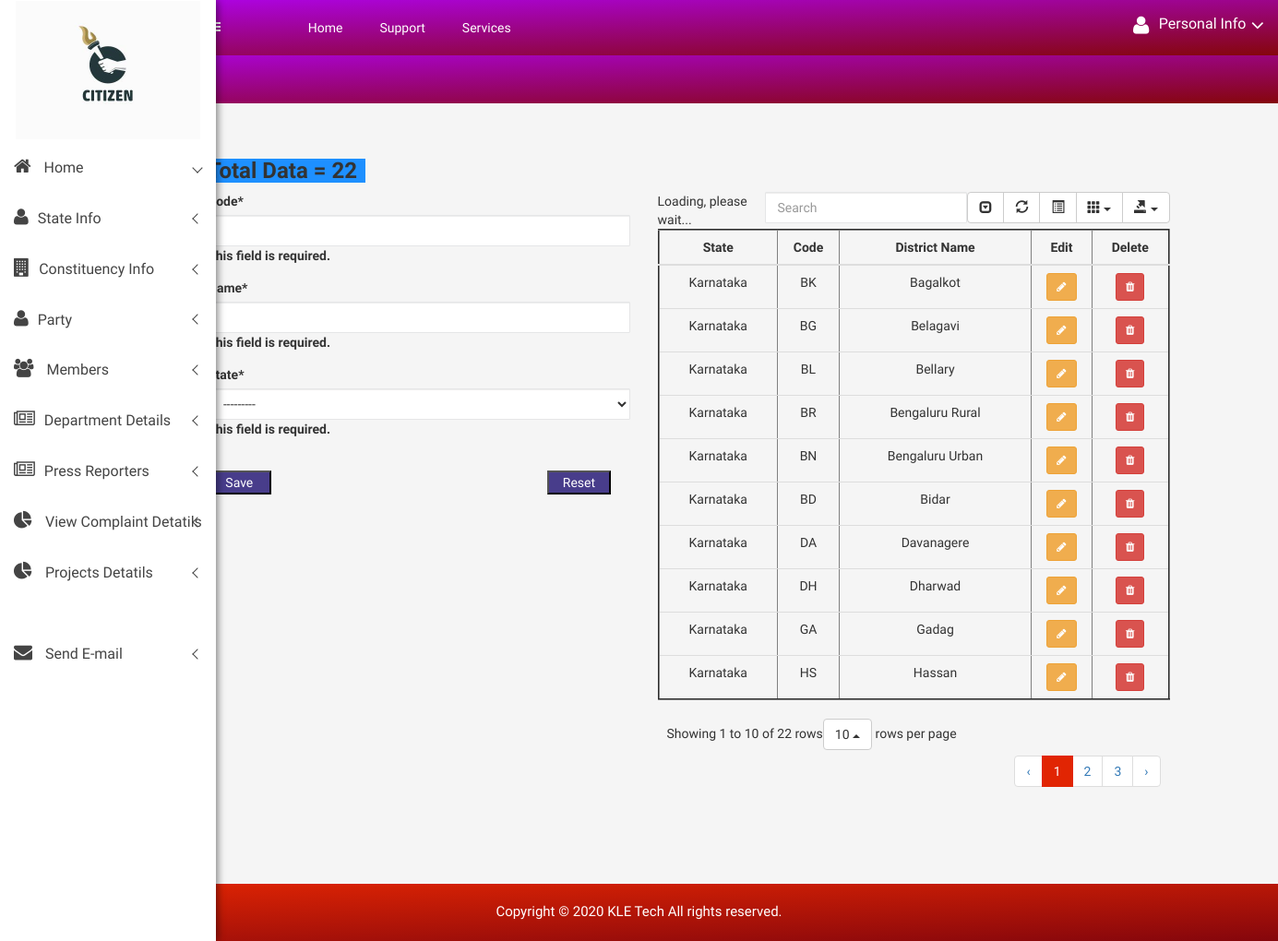
Page /citizen/create_district on the committed database.
### citizen/models.py (models this page shows, shortened)
class State(models.Model):
    Code = models.CharField(max_length=200)
    State = models.CharField(max_length=200, )
    def __str__(self):
        return self.State

class District(models.Model):
    Code = models.CharField(max_length=200)
    Name = models.CharField(max_length=200)
    State = models.ForeignKey('State', on_delete=models.CASCADE)

### citizen/views.py (the view)
# urls.py: path('create_district', views.create_district, name='create_district'),
def create_district(request):
    form = DistrictForms(request.POST)
    names1 = District.objects.all().count()
    if form.is_valid():
        form.save()
        return redirect('citizen:create_district')
    return render(request, 'citizen/District.html',
                  {'form': form, 'names1': names1, 'Dist': District.objects.all().order_by('Name')})

### citizen/forms.py
class DistrictForms(forms.ModelForm):
    class Meta:
        model = District
        fields = ['Code', 'Name', 'State']

### citizen/templates/citizen/District.html (shortened to what this page needs)
{% extends 'citizen/base.html' %}
    {% load static %}
{% block body %}
 {% include "citizen/sidebar.html" %}
 <div class="all-content-wrapper">
        <div class="container-fluid">
            <div class="row">
                <div class="col-lg-12 col-md-12 col-sm-12 col-xs-12">
                    <div class="logo-pro">
                        <a href="index.html"><img class="main-logo" src="img/logo/logo.png" alt="" /></a>
                    </div>
                </div>
            </div>
        </div>
        <div class="header-advance-area">
            <div class="header-top-area">
                <div class="container-fluid">
                    <div class="row">
                        <div class="col-lg-12 col-md-12 col-sm-12 col-xs-12">
                            <div class="header-top-wraper">
                                <div class="row">
                                    <div class="col-lg-1 col-md-0 col-sm-1 col-xs-12">
                                        <div class="menu-switcher-pro">
                                            <button type="button" id="sidebarCollapse" class="btn bar-button-pro header-drl-controller-btn btn-info navbar-btn">
												</button>
                                        </div>
                                    </div>
                                    <div class="col-lg-6 col-md-7 col-sm-6 col-xs-12">
                                        <div class="header-top-menu tabl-d-n">
                                            <ul class="nav navbar-nav mai-top-nav">
                                                <li class="nav-item"><a href="{% url 'citizen:admin_index' %}" class="nav-link">Home</a>
                                                </li>
                                                <li class="nav-item"><a href="{% url 'citizen:admin_index' %}" class="nav-link">Support</a>
                                                </li>
                                                <li class="nav-item"><a href="#" class="nav-link">Services</a>
                                                </li>
                                            </ul>
                                        </div>
                                    </div>
                                    <div class="col-lg-5 col-md-5 col-sm-12 col-xs-12">
                                        <div class="header-right-info">
                                            <ul class="nav navbar-nav mai-top-nav header-right-menu">
                                                <li class="nav-item">
                                                <li class="nav-item">
                                                    <a href="#" data-toggle="dropdown" role="button" aria-expanded="false" class="nav-link dropdown-toggle">
															<i class="fa fa-user adminpro-user-rounded header-riht-inf" aria-hidden="true"></i>
															<span class="admin-name">Personal Info</span>
															<i class="fa fa-angle-down adminpro-icon adminpro-down-arrow"></i>
														</a>
                                        </div>
                                    </div>
                                </div>
                            </div>
                        </div>
                    </div>
                </div>
            </div>
            <div class="breadcome-area">
                <div class="container-fluid">
                    <div class="row">
                        <div class="col-lg-12 col-md-12 col-sm-12 col-xs-12">
                            <div class="breadcome-list single-page-breadcome">
                                <div class="row">
                                    <div class="col-lg-6 col-md-6 col-sm-6 col-xs-6">
                                    </div>
                                </div>
                            </div>
                        </div>
                    </div>
                </div>
            </div>
        </div>
<br>
<br>
<br>
<div class="container">
     <h3 style="background-color:DodgerBlue;width:15%;" class="card-title">Total Data = {{ names1 }}</h3>
    {% load crispy_forms_tags %}
    <div class = "row">
        <div class="col-lg-5">
            <form action="" method="post" >
                {{form|crispy}}
                <br>
             <button class="button" type="submit"  style="width:15%;background:darkslateblue;color:white;">Save</button>
                 <button class="button1" type="reset" value="Reset" style="width:15%;background:darkslateblue;color:white;">Reset</button>
            </form>
        </div>
        <div class = "col-lg-6">
            {% if Dist %}
 <table class="table"  style="width:100%;" border="2" id="table" data-toggle="table" data-pagination="true" data-search="true" data-show-columns="true"
                    data-show-pagination-switch="true" data-show-refresh="true" data-key-events="true"
                    data-show-toggle="true" data-resizable="true" data-cookie="true"
                                            data-cookie-id-table="saveId" data-show-export="true"
                    data-click-to-select="true" data-toolbar="#toolbar" >
     <thead>
         <th><center>State</center></th>
         <th><center>Code</center></th>
         <th><center>District Name</center></th>
         <th><center>Edit</center></th>
         <th><center>Delete</center></th>
     </thead>
     <tbody id="myTable">
     {% for i in  Dist %}
     <tr>
          <td><center>{{i.State.State}}</center></td>
         <td><center>{{i.Code}}</center></td>
          <td><center>{{i.Name}}</center></td>
         <td><center>
             <a class="btn btn-sm btn-warning" href="/citizen/update_district/{{i.id}}">
                 <i class="fa fa-pencil" ></i>
             </a></center>
         </td>
         <td><center>
              <a class="btn btn-sm btn-danger" href="/citizen/delete_district/{{i.id}}">
                 <i class="fa fa-trash"></i>
              </a></center>
         </td>
     </tr>
     {% endfor %}
     </tbody>
 </table>
            {% endif %}
        </div>
    </div>
</div>
</div>
<br>
<br>
<br>
     <div class="footer-copyright-area">
            <div class="container-fluid">
                <div class="row">
                    <div class="col-lg-12">
                        <div class="footer-copy-right">
                            <p>Copyright © 2020 <a href="https://www.kletech.ac.in">KLE Tech</a> All rights reserved.</p>
                        </div>
                    </div>
                </div>
            </div>
        </div>
{% endblock %}

### citizen/static/css/main.css (style rules this page uses)
html { color: #222; font-size: 1em; line-height: 1.4; }
audio, canvas, iframe, img, svg, video { vertical-align: middle; }

### citizen/static/style.css (style rules this page uses)
html, body { height: 100%; font-family: 'Play', sans-serif;font-weight:400;background:#f5f5f5; }
img { max-width:100%;height:auto }
p { margin:0 0 15px; }
h1, h2, h3, h4, h5, h6 { margin: 0 0 10px; font-weight:700; }
a { transition: all 0.3s ease 0s;text-decoration:none; }
a:visited, a:link, a:active { text-decoration: none; }
ul { list-style: outside none none; margin: 0; padding: 0 }
.all-content-wrapper { margin-left: 205px; transition: all 0.3s; }
.bar-button-pro { margin: 13px 0px; }
.menu-switcher-pro { transition:all .4s ease 0s; }
.menu-switcher-pro button { background: none; border:none; }
.footer-copyright-area { background: -webkit-linear-gradient(178deg, #e12503 0%, #85060c 100%); background: linear-gradient(178deg, #e12503 0%, #85060c 100%); padding: 20px 0px; text-align: center; }
.footer-copy-right p { margin: 0px; font-size: 15px; color: #fff; }
.footer-copy-right a { color:#fff; text-decoration:none; }
.header-top-menu .navbar-nav>li>a { padding: 20px 20px; color: #fff; font-size:14px; }
.header-right-info .navbar-nav { float:right; padding:17px 0px; }
.header-right-info ul.header-right-menu li { display:inline-block; }
.header-right-info ul.header-right-menu > li > a { display:inline-block; color:#fff; padding: 0px 0px 0px 20px; font-size:22px; text-decoration:none; position:relative; }
.header-right-info .admin-name { display: inline-block; color: #fff; font-size: 16px; position: relative; top: -4px; margin-left:5px; }
.breadcome-list { padding-top:30px; padding-bottom:100px; }
.form-control { background-color: #FFFFFF; background-image: none; border: 1px solid #e5e6e7; border-radius: 1px; color: inherit; display: block; padding: 6px 12px; transition: border-color 0.15s ease-in-out 0s, box-shadow 0.15s ease-in-out 0s; width: 100%; }
.header-advance-area { background: -webkit-linear-gradient(178deg, #ad03e1 0%, #85060c 100%); background: linear-gradient(178deg, #ad03e1 0%, #85060c 100%); }
.header-top-area { position: fixed; background: -webkit-linear-gradient(178deg, #ad03e1 0%, #85060c 100%); background: linear-gradient(178deg, #ad03e1 0%, #85060c 100%); z-index: 99; left: 200px; right: 0; top: 0; margin: 0 auto; transition: all 0.3s; }
.breadcome-list.single-page-breadcome { padding-top: 30px; padding-bottom: 30px; }

### rows in the picture
State: State "---------"
District: State.State "Karnataka", Code "BK", Name "Bagalkot"
District: State.State "Karnataka", Code "BG", Name "Belagavi"
District: State.State "Karnataka", Code "BL", Name "Bellary"
District: State.State "Karnataka", Code "BR", Name "Bengaluru Rural"
District: State.State "Karnataka", Code "BN", Name "Bengaluru Urban"
District: State.State "Karnataka", Code "BD", Name "Bidar"
District: State.State "Karnataka", Code "DA", Name "Davanagere"
District: State.State "Karnataka", Code "DH", Name "Dharwad"
District: State.State "Karnataka", Code "GA", Name "Gadag"
District: State.State "Karnataka", Code "HS", Name "Hassan"

### other values in the picture
{{ names1 }} "22"
